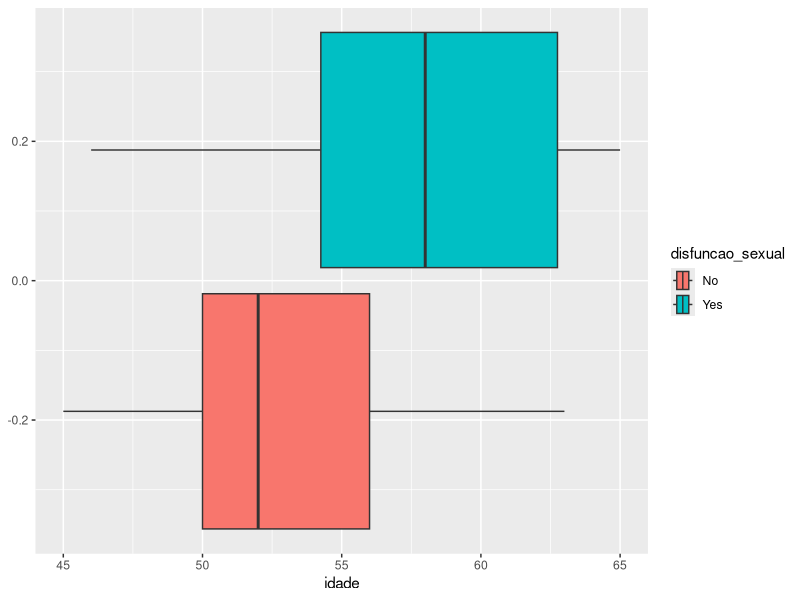
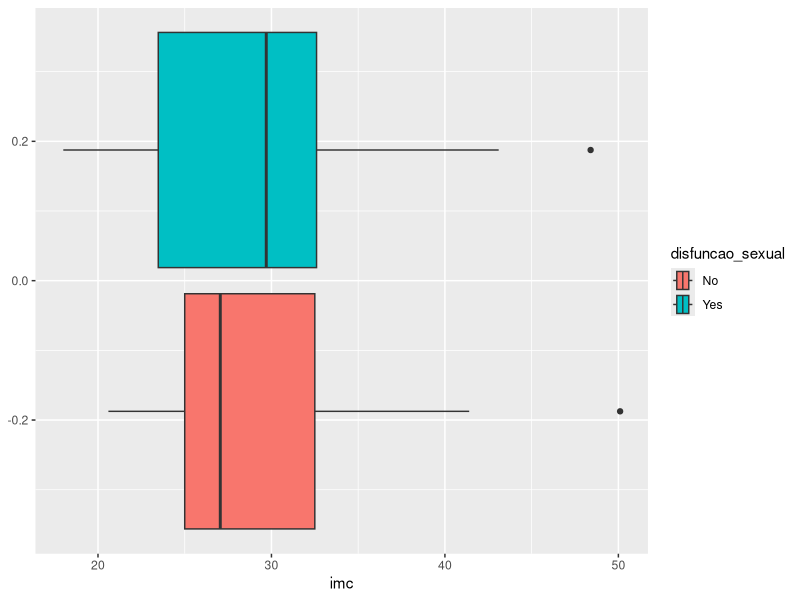
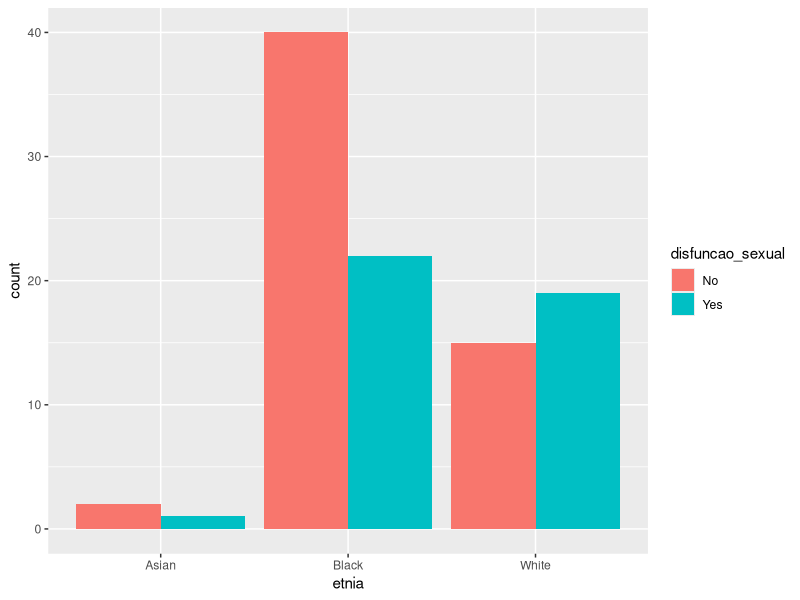
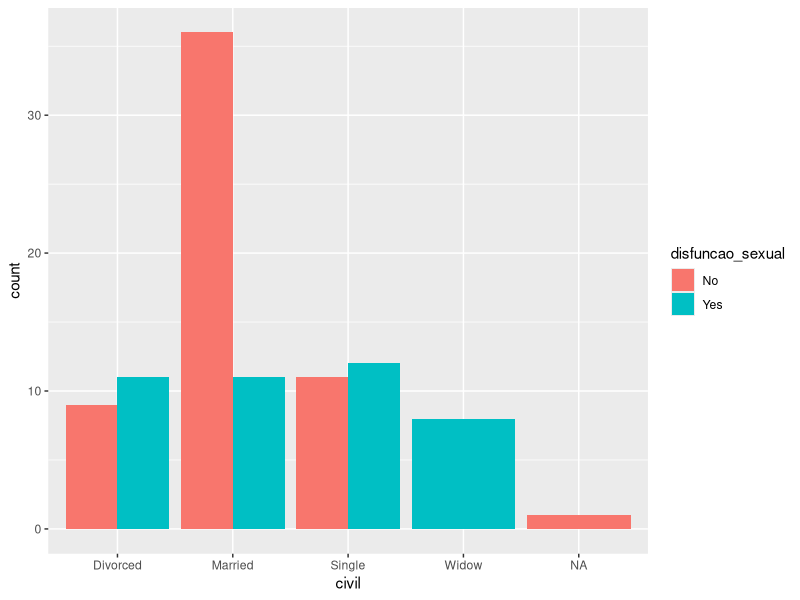
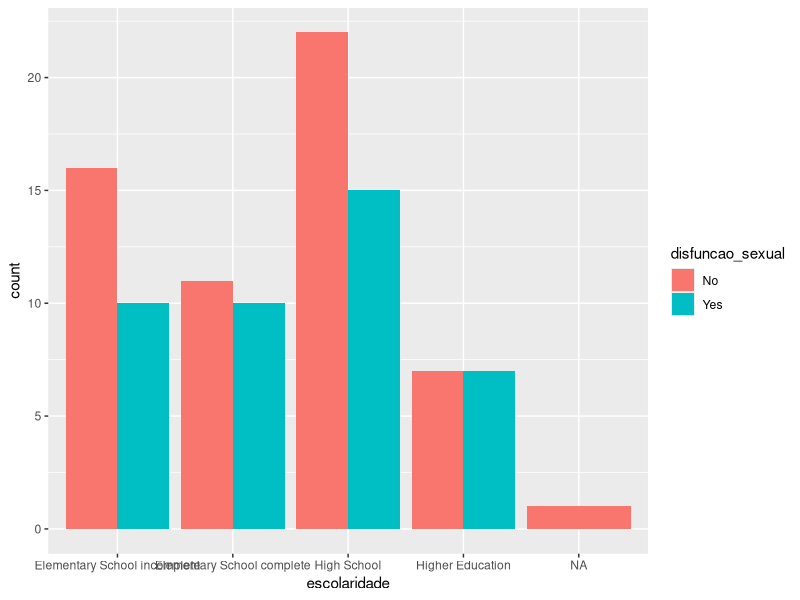
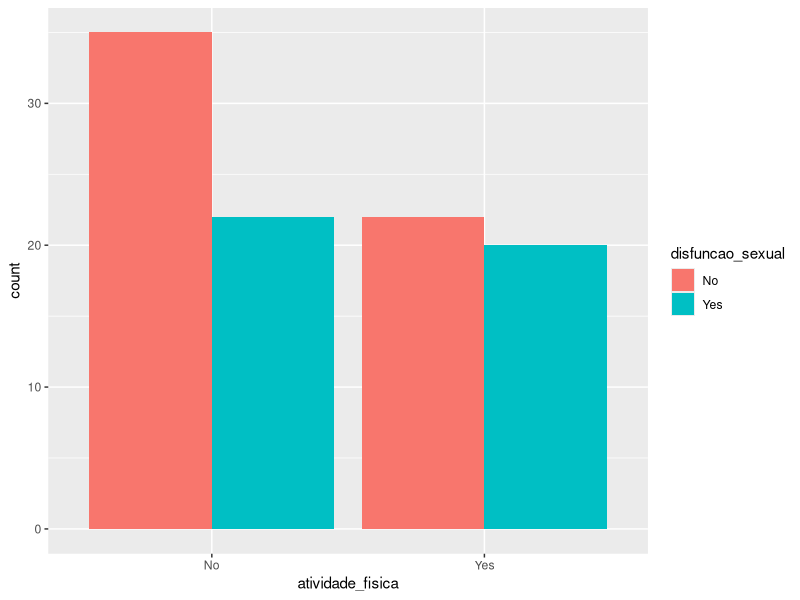
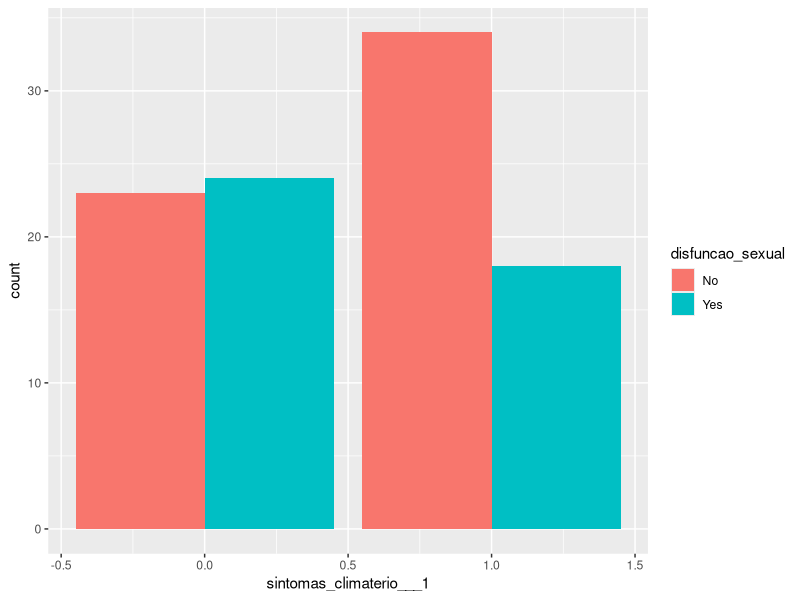
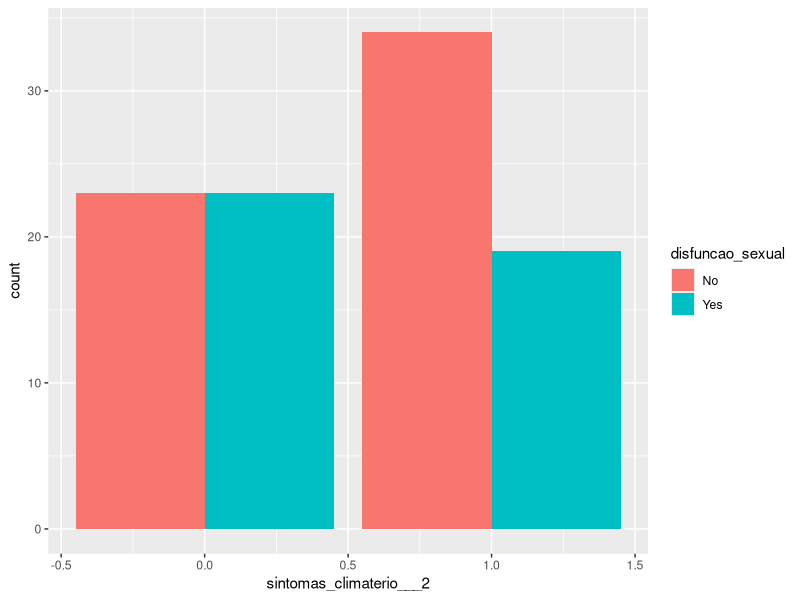

Write R code to recreate these figures, in order.


# Pacotes -----------------------------------------------------------------


library(tidyverse)



# Banco de dados ----------------------------------------------------------

df <-
  readr::read_delim('OImpactoDaIncontinnc_DATA_2024-06-13_1844.csv',
                    delim = '|')

## Idade entre 45 e 65 anos
## Sintomas de climatério ou amenorreia (menopausa)

df_artigo_1 <- df |>
  filter(
    # redcap_data_access_group  == 'unigranrio', #filtrar somente Unigranrio
    idade <= 65 & idade >= 45,
    sintomas_climaterio___1 == 1 | menopausa == 1 | # População: mulheres no climatério
      sintomas_climaterio___2 == 1 |
      sintomas_climaterio___3 == 1 |
      sintomas_climaterio___4 == 1
  ) |>
  mutate(imc = round(peso / ((altura / 100) ^ 2), digits = 1),
         iciq_3 = as.numeric(iciq_3)) |>
  select(
    record_id,
    idade,
    imc,
    civil,
    tabagismo,
    atividade_fisica,
    atividade_semanal,
    escolaridade,
    etnia,
    starts_with('sintomas_climaterio'),
    starts_with('comorbi'),
    parto_normal,
    parto_cesaria,
    antidepressivo,
    reposicao_th,
    tempo_abstinencia_sexual,
    atrapalha_relacao,
    incontinencia_relacao___1,
    incontinencia_relacao___2,
    escala_incomodo,
    starts_with('fsfi'),
    starts_with('iciq'),-ends_with('complete'),
    -ends_with('timestamp'),
    -data_consulta
  ) |>
  rowwise() |>
  mutate(
    iciq_score = sum(c_across(iciq_1:iciq_3)),
    fsfi_score = sum(c_across(fsfi_interesse:fsfi_dor)),
    IUU = if_else(
      iciq_4___2 == 1 |
        iciq_4___3 == 1 |
        iciq_4___4 == 1 |
        iciq_4___6 == 1 | iciq_4___7 == 1 | iciq_4___8 == 1,
      '1',
      '0'
    ),
    IUE = if_else(iciq_4___2 == 1 | iciq_4___5 == 1,
                  '1', '0'),
    tipo_incontinencia = case_when(
      iciq_4___1 == 1 | is.na(iciq_score) ~ 'Continent',
      IUU == 0 & IUE == 0 ~ 'Continent',
      IUU == 1 & IUE == 1 ~ 'MUI',
      IUU == 1 & IUE == 0 ~ 'UUI',
      IUU == 0 & IUE == 1 ~ 'SUI'
    )
  )




# Label  ------------------------------------------------------------------


df_artigo_1_fim <- df_artigo_1 |>
mutate(
  civil = case_when(
    civil == 1 ~ 'Single',
    civil == 2 ~ 'Married',
    civil == 3 ~ 'Married', # considerei união estável como casada
    civil == 4 ~ 'Divorced',
    civil == 5 ~ 'Widow'
  ),
  tabagismo = case_when(
    tabagismo == 0 ~ 'No',
    tabagismo == 1 ~ 'Yes',
    tabagismo == 2 ~ 'Interrupted'
  ),
  atividade_fisica = case_when(
    atividade_fisica == 0 ~ 'No',
    atividade_fisica == 1 ~ 'Yes',
    atividade_fisica == 2 ~ 'Never'
  ),
  escolaridade = case_when(
    escolaridade == 1 ~ 'Illiterate',
    escolaridade == 2 ~'Elementary School incomplete',
    escolaridade == 3 ~ 'Elementary School complete',
    escolaridade == 4 ~ 'High School',
    escolaridade == 5 ~ 'Higher Education'
  ),
  escolaridade = fct(escolaridade),
  escolaridade = fct_relevel(escolaridade,
                             c(
                               'Illiterate',
                               'Elementary School incomplete',
                               'Elementary School complete',
                               'High School',
                               'Higher Education'
                             )
  ),
  etnia = case_when(
    etnia == 1 ~'White',
    etnia == 2 ~ 'Black',
    etnia == 3 ~'Black',
    etnia == 4 ~'Asian',
    etnia == 5 ~'Brazilian Indian'
  ),
  antidepressivo = if_else(
    antidepressivo == 0 , 'No', 'Yes'
  ),
  reposicao_th = fct( case_when(
    reposicao_th == 0 ~'No',
    reposicao_th == 1 ~ 'Yes',
    reposicao_th == 2 ~ 'Interrupted'
  )),

  disfuncao_sexual = if_else(tempo_abstinencia_sexual<3, "No", "Yes"),
  disfuncao_sexual_binary = if_else(tempo_abstinencia_sexual<3, 0, 1),

  tempo_abstinencia_sexual = case_when(
    tempo_abstinencia_sexual == 1 ~ 'Less than a month',
    tempo_abstinencia_sexual == 2 ~ 'Between one and six months',
    tempo_abstinencia_sexual == 3 ~ 'Between six and twelve months',
    tempo_abstinencia_sexual == 4 ~ 'More than twelve months'
  ),
  tempo_abstinencia_sexual = fct(tempo_abstinencia_sexual),
  tempo_abstinencia_sexual = fct_relevel(
    tempo_abstinencia_sexual,
    c(
      'Less than a month',
      'Between one and six months',
      "Between six and twelve months",
      'More than twelve months'
    )
  ),

  atrapalha_relacao = case_when(
    atrapalha_relacao == 0 ~ 'I have normal sex',
    atrapalha_relacao == 1 ~ 'Urinay incontinence',
    # atrapalha_relacao == 1 ~ 'Other reasons',  # alternative
    atrapalha_relacao == 2 ~'Lack of partner',
    atrapalha_relacao == 3 ~'Partner problems',
    atrapalha_relacao == 4 ~'I do not want any more',
    atrapalha_relacao == 5 ~ 'Other reasons'
  ),
  atrapalha_relacao = fct(atrapalha_relacao),
  atrapalha_relacao = fct_relevel(atrapalha_relacao,
                                  c(
                                    'I have normal sex',
                                    'I do not want any more',
                                    'Lack of partner',
                                    'Partner problems',
                                    'Urinay incontinence',
                                    'Other reasons'
                                  )
  ),
  iciq_3 = as.numeric(iciq_3),
  `Hot flashes` = if_else(sintomas_climaterio___1 == 0, 'No', 'Yes'),
  `Hot flashes` = if_else(sintomas_climaterio___2 == 0, 'No', 'Yes'),
  Oligomenorrhea = if_else(sintomas_climaterio___3 == 0, 'No', 'Yes'),
  `Vaginal dryness` = if_else(sintomas_climaterio___4 == 0, 'No', 'Yes')

)



# Outcome -----------------------------------------------------------------

## Female sexual dysfunction -> more than 6 months without sexual relationship

##  Variable -> disfuncao_sexual (Yes or No)
##  Variable -> FSFI (score)
##  Variable -> FSFI (dimensions)

df_artigo_1_fim |>
  count(disfuncao_sexual)
#
# disfuncao_sexual        n
# <chr>               <int>
# 1 No                  33   57.8%
# 2 Yes                 24   42.2%





# Visualização ------------------------------------------------------------


glimpse(
df_artigo_1_fim
)

summary(df_artigo_1_fim)



df_artigo_1_fim |>
  ggplot(aes(idade, fill = disfuncao_sexual))+
 geom_boxplot()

df_artigo_1_fim |>
  ggplot(aes(imc, fill = disfuncao_sexual))+
  geom_boxplot()

df_artigo_1_fim |>
  ggplot(aes(etnia, fill = disfuncao_sexual))+
  geom_bar(position = 'dodge')

df_artigo_1_fim |>
  ggplot(aes(civil, fill = disfuncao_sexual))+
  geom_bar(position = 'dodge')

df_artigo_1_fim |>
  ggplot(aes(escolaridade, fill = disfuncao_sexual))+
  geom_bar(position = 'dodge')

df_artigo_1_fim |>
  ggplot(aes(atividade_fisica, fill = disfuncao_sexual))+
  geom_bar(position = 'dodge')

df_artigo_1_fim |>
  ggplot(aes(sintomas_climaterio___1, fill = disfuncao_sexual))+
  geom_bar(position = 'dodge') # hot flashes

df_artigo_1_fim |>
  ggplot(aes(sintomas_climaterio___2, fill = disfuncao_sexual))+
  geom_bar(position = 'dodge') # hot flashes

df_artigo_1_fim |>
  ggplot(aes(sintomas_climaterio___3, fill = disfuncao_sexual))+
  geom_bar(position = 'dodge') # Oligomenorrhea

df_artigo_1_fim |>
  ggplot(aes(sintomas_climaterio___4, fill = disfuncao_sexual))+
  geom_bar(position = 'dodge') # vaginal dryness

df_artigo_1_fim |>
  ggplot(aes(antidepressivo, fill = disfuncao_sexual))+
  geom_bar(position = 'dodge')

df_artigo_1_fim |>
  ggplot(aes(reposicao_th, fill = disfuncao_sexual))+
  geom_bar(position = 'dodge')


df_artigo_1_fim |>
  ggplot(aes(atrapalha_relacao, fill = disfuncao_sexual))+
  geom_bar(position = 'dodge') #Para você, o que atrapalha ou impede a
                              #  relação sexual no momento?




# Tests -------------------------------------------------------------------

names(df_artigo_1_fim)


t.test(df_artigo_1_fim$idade ~ df_artigo_1_fim$disfuncao_sexual)
# p-value = 0.008089

#p-value = 1.695e-05 (including UERJ)

t.test(df_artigo_1_fim$imc ~ df_artigo_1_fim$disfuncao_sexual)
# p-value = 0.3068
# p-value = 0.6793

chisq.test(df_artigo_1_fim$escolaridade, df_artigo_1_fim$disfuncao_sexual)
# p-value = 0.82

fisher.test(df_artigo_1_fim$escolaridade, df_artigo_1_fim$disfuncao_sexual)
# p-value = 0.8619

chisq.test(df_artigo_1_fim$antidepressivo, df_artigo_1_fim$disfuncao_sexual)

fisher.test(df_artigo_1_fim$antidepressivo, df_artigo_1_fim$disfuncao_sexual)

chisq.test(df_artigo_1_fim$atrapalha_relacao, df_artigo_1_fim$disfuncao_sexual)
# p-value = 4.667e-08

summary(
glm(data = df_artigo_1_fim, disfuncao_sexual_binary ~ atrapalha_relacao, family = binomial() )
)

# Coefficients:
#   Estimate Std. Error z value Pr(>|z|)
#   (Intercept)                               -2.1972     0.6086  -3.610 0.000306 ***
#   atrapalha_relacaoI do not want any more    3.8067     0.9851   3.864 0.000111 ***
#   atrapalha_relacaoLack of partner           4.1431     0.9705   4.269 1.96e-05 ***
#   atrapalha_relacaoPartner problems         19.7633  1978.0903   0.010 0.992028
#   atrapalha_relacaoUrinay incontinence       1.1676     0.8011   1.457 0.144990
#   atrapalha_relacaoOther reasons             1.5041     0.7876   1.910 0.056183 .
# ---
#   Signif. codes:  0 ‘***’ 0.001 ‘**’ 0.01 ‘*’ 0.05 ‘.’ 0.1 ‘ ’ 1
#
# (Dispersion parameter for binomial family taken to be 1)
#
# Null deviance: 134.96  on 98  degrees of freedom
# Residual deviance:  87.19  on 93  degrees of freedom
# AIC: 99.19
#
# Number of Fisher Scoring iterations: 16




chisq.test(df_artigo_1_fim$sintomas_climaterio___1, df_artigo_1_fim$disfuncao_sexual)
# p-value = 0.2192

chisq.test(df_artigo_1_fim$sintomas_climaterio___2, df_artigo_1_fim$disfuncao_sexual)
# p-value = 0.1079

chisq.test(df_artigo_1_fim$sintomas_climaterio___3, df_artigo_1_fim$disfuncao_sexual)
# p-value = 0.6192


chisq.test(df_artigo_1_fim$sintomas_climaterio___4, df_artigo_1_fim$disfuncao_sexual)
# p-value = 0.3154

fisher.test(df_artigo_1_fim$comorbidades___6, df_artigo_1_fim$disfuncao_sexual)
# p-value = 0.0269
# p-value = 0.163
# Fibromialgia

chisq.test(df_artigo_1_fim$comorbidades___6, df_artigo_1_fim$disfuncao_sexual)
#  p-value = 0.05652

df_artigo_1_fim |>
  count(comorbidades___6)
# comorbidades___6        n
#                 <dbl> <int>
# 1                0    53
# 2                1     4

# UERJ
#   comorbidades___6            n
# #                   <dbl> <int>
#     1                0    90
#     2                1     9
#
#


chisq.test(df_artigo_1_fim$comorbidades___10, df_artigo_1_fim$disfuncao_sexual)






    hist(df_artigo_1$idade, nclass = 15, xlim = range(45,65))


  hist(df_artigo_1$idade, nclass = 'FD', xlim = range(45,65))

df_artigo_1 |>
  ggplot(aes(imc))+
  geom_boxplot()

df_artigo_1 |>
  ggplot(aes(idade))+
  geom_histogram( bins = 8)



